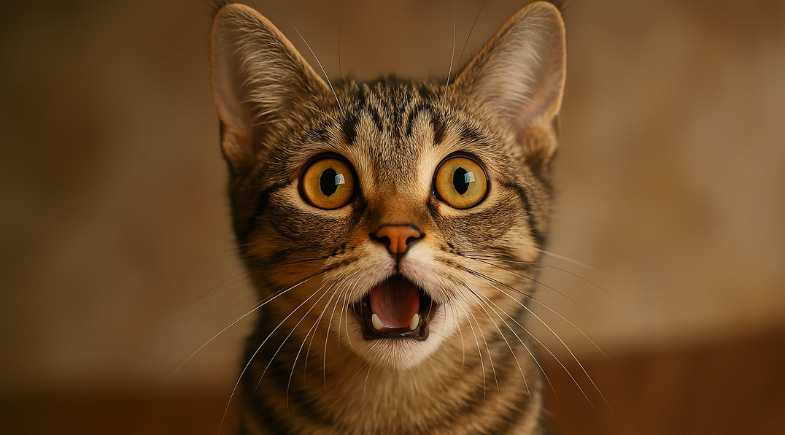
#> input picture imagens/gato.jpg, 785 x 435 px
$ jupyter execute --allow-errors 10_trabalhando_com_imagens.ipynb   (shell and % lines are left out)
#> lines starting #> are read from the running program, lines starting #| are printed output that depends on the picture
# Introdução À Visão Computacional

**Autor(a):** Carolina Nascimento

**Data:** 19/03/2026

**Objetivo:** Este notebook tem como objetivo explicar os conceitos básicos de visão computacional e dar os primeiros passos utilizando a biblioteca OpenCV (cv2) em Python.

## O que é Visão Computacional?
Visão Computacional é uma área da Inteligência Artificial que permite que computadores interpretem e entendam imagens e vídeos.

Aplicações comuns:
- Reconhecimento facial
- Detecção de objetos
- Carros autônomos
- Análise médica (raios-x, tomografias)

### bibliotecas:
para lidar com imagens vamos usar bibliotecas expecificas como  `opencv-python` e `scikit-image`

EXERCÍCIO:
Pesquise sobre as bibliotecas eescreva brevemente o que cada uma faz:

SUA RESPOSTA:

[cell 1]

import cv2
import numpy as np
import matplotlib.pyplot as plt

primeiro vamos abrir uma imagem.

[cell 2]
imagem = cv2.imread('imagens/gato.jpg')
#> imagem is the input picture: shape (435, 785, 3); mean B, G, R 40.1, 74.7, 107.5

# usando a biblioteca plt para mostrar a imagem
plt.imshow(imagem)
plt.show

Tem alguma coisa estranha na imagem? talvez as cores estejam trocadas? Bom isso acontece por que a biblioteca cv2 carrega a imagem em BGR e a biblioteca plt espera uma imagem em RGB, cada biblioteca usa uma ordem diferente de canais de cor.

### 🌈 O que são canais de cor?
As letras representam:

- R (Red) → vermelho
- G (Green) → verde
- B (Blue) → azul

Cada pixel da imagem é formado por esses 3 valores. [255, 0, 0] = muito vermelho, zero verde e zero azul. => com essas misturas criamos as cores.

Voltando para o problema das bibliotecas *BGR vs RGB*
- cv2 (OpenCV) usa: [Blue, Green, Red]  # BGR
- matplotlib (plt) espera: [Red, Green, Blue]  # RGB

para resolver vamos fazer uma conversão:

[cell 3]
imagem_rgb = cv2.cvtColor(imagem, cv2.COLOR_BGR2RGB)
plt.imshow(imagem_rgb)
plt.axis('off') #tira os numeros do lado da imagem

mas agora entendemos como cada biblioteca entende as cores, mas para o computador o que é uma imagem?

EXERCICIO:
Responda com suas palavras o que é uma imagem?

SUA RESPOSTA:

#### Para o computador uma imagem é um array (matriz) de números.
Não existe: 'forma', 'cor', 'sombra', 'contraste' ... Isso tudo é interpretação humana. Para o computador, são apenas valores numéricos organizados em uma estrutura.
Vamos voltar para o mais simples, uma imagem em escala de cinza:

[cell 4]
[
 [  0,  50, 200],
 [ 30, 100, 255],
 [ 80, 120, 180]
]

<div style="display: flex; align-items: start; gap: 20px;">

<div style="width: 300px; min-width: 480px;">
<p>Cada posição = 1 pixel </p>
<p>Cada valor = intensidade de luz</p>

`0` -> preto
`255` -> branco
</div>
</div>

> Porque de 0 a 255 ? As matrizes numpy são tipo `uint8` Isso significa **Unsigned Integer de 8 bits** (Inteiro sem sinal de 8 bits). Um número de 8 bits pode armazenar valores de $0$ até $2^{8}-1$, ou seja, **0 a 255**. É por isso que os pixels têm exatamente esse limite de intensidade!

>⚠️ **Atenção:** Se você tiver um pixel com valor 250 e somar 10 a ele usando matemática básica do Numpy, como o limite é 255, ele pode mudar drasticamente devido ao que chamamos de `overflow` (ou seja, ele 'dá a volta' e recomeça a contar a partir de 0, assumindo um valor baixo como 4 em vez de 260). Fique atento a isso quando for clarear imagens no futuro!

[cell 5]
# vamos testar
# Carregar imagem já em escala de cinza
imagem_gray = cv2.imread('imagens/gato.jpg', cv2.IMREAD_GRAYSCALE)
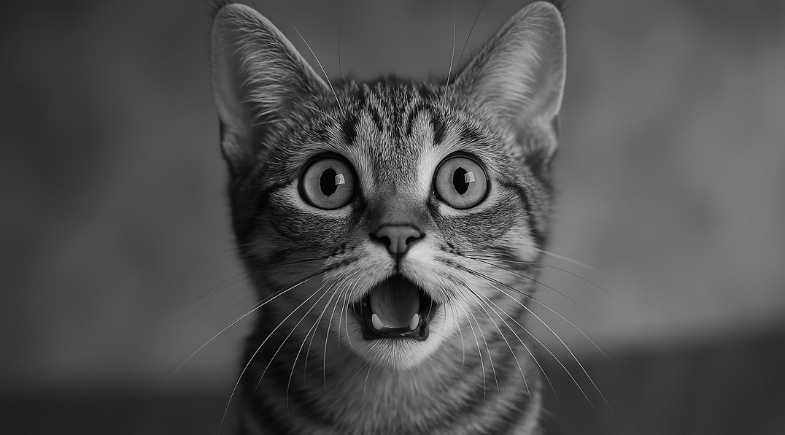
#> imagem_gray: shape (435, 785); min 0, max 248, mean 80.6
plt.imshow(imagem_gray, cmap='gray')
plt.axis('off')
plt.show()

[cell 6]
# o que o computador vê

print(imagem_gray)
#> (printed output is left out)

print('--------------------------------')

print("Tipo: ",type(imagem_gray))
#| Tipo:  <class 'numpy.ndarray'>
print("Forma: ",imagem_gray.shape)
#| Forma:  (435, 785)
print("Um pixel: ",imagem_gray[0, 0])  # valor de um pixel
#| Um pixel:  34

Mas e as Imagens coloridas 🌈  ?
quando lidamos com imagens coloridas estamso lidando com uma matriz em 3D, *altura x largura x canais*, onde cada canal corresponde a uma cor(RGB).

<div style="display: flex; align-items: start; gap: 20px;">

<div style="width: 300px; min-width: 80px;">
É commo se os 3 canais de cor sobrepostos misturacem a intenciade de cada um monstrando a cor que aquele pixel deveria ter
</div>
</div>

[cell 7]
# Carregar imagem (colorida por padrão)
imagem = cv2.imread('imagens/gato.jpg')

# Converter de BGR → RGB
imagem_rgb = cv2.cvtColor(imagem, cv2.COLOR_BGR2RGB)

# Exibir
plt.imshow(imagem_rgb)
plt.axis('off')
plt.show()

[cell 8]
# e agora o que o computador vê?

print(imagem_rgb)
#> (printed output is left out)

print('--------------------------------')

print("Tipo: ",type(imagem_rgb))
#| Tipo:  <class 'numpy.ndarray'>
print("Forma: ",imagem_rgb.shape)
#| Forma:  (435, 785, 3)
print("Um pixel: ",imagem_rgb[0, 0])  # valor de um pixel
#| Um pixel:  [48 32  9]

## O que podemos fazer com essas matrizes?
Agora que entendemos que as imagens são matrizes numpy, podemos manipulá-las usando operações normais de Python/Numpy e funções úteis do OpenCV.

### 1. Recortes (Cropping)
Como a imagem é uma matriz, podemos recortar uma parte dela (uma Região de Interesse - ROI) selecionando apenas as linhas e colunas desejadas.

[cell 9]
imagem_rgb

[cell 10]
# Supondo que queremos recortar da linha 10 até a 150 e coluna 10 até 150
recorte = imagem_rgb[100:250, 280:500] #Recorte: [y_inicial:y_final, x_inicial:x_final]
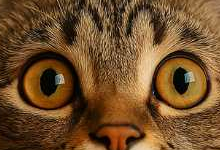
#> recorte: shape (150, 220, 3); mean R, G, B 112.5, 77.9, 42.3

plt.imshow(recorte)
plt.show()

### 2. Desenhando na Imagem
Podemos usar o OpenCV para desenhar círculos, retângulos e textos. Isso é muito útil para destacar objetos (como rostos detectados).

[cell 11]
# Fazemos uma cópia para não alterar a original
imagem_desenho = imagem_rgb.copy()

# Desenhando um retângulo vermelho (imagem, pt1, pt2, cor(RGB), espessura)
cv2.rectangle(imagem_desenho, (10, 100), (100, 160), (255, 0, 0), 3)

# Escrevendo um texto
cv2.putText(imagem_desenho, 'OI!', (10, 150), cv2.FONT_HERSHEY_DUPLEX, 2, (255, 255, 255), 5)
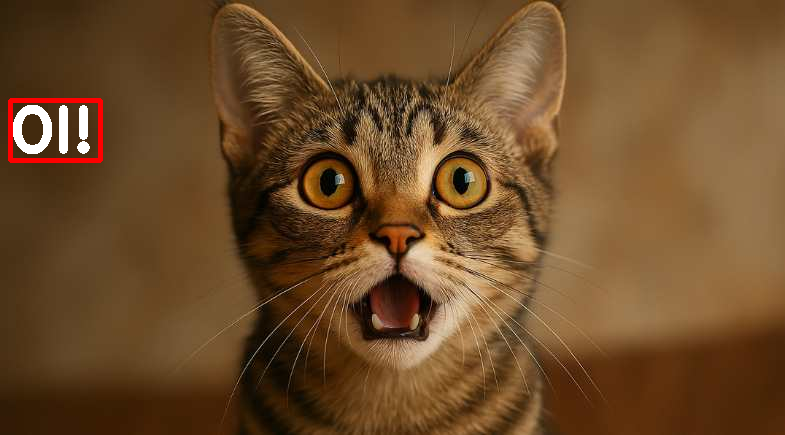
#> imagem_desenho: shape (435, 785, 3); mean R, G, B 109.3, 75.7, 41.3

plt.imshow(imagem_desenho)
plt.show()

EXERCICIO:
coloque o quadrado vermelho ao redor do rosto do gato.

[cell 12]
imagem_desenho2 = imagem_rgb.copy()
# dica mude as cordenadas, os numeros ao redor da imagem podem ajudar.
cv2.rectangle(imagem_desenho2, (10, 100), (100, 160), (255, 0, 0), 3)


plt.imshow(imagem_desenho2)
plt.show()

### 3. Redimensionamento Geométrico
Frequentemente precisamos alterar o tamanho da imagem para que os modelos de Inteligência Artificial consigam processá-la.

[cell 13]
nova_largura = 200
nova_altura = 50
imagem_redimensionada = cv2.resize(imagem_rgb, (nova_largura, nova_altura))
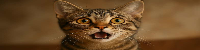
#> imagem_redimensionada: shape (50, 200, 3); mean R, G, B 107.5, 74.7, 40.1

print("Novo shape:", imagem_redimensionada.shape)
#| Novo shape: (50, 200, 3)
plt.imshow(imagem_redimensionada)

plt.axis('off')
plt.show()

### 4. Realce de imagem e filtros
Muitas vezes, a imagem que capturamos de uma câmera ou de um dataset não está com a iluminação ideal. Filtros e técnicas de realce nos ajudam a "limpar" a imagem para que os algoritmos de detecção (ou mesmo nós, humanos) possamos enxergar melhor os detalhes. Vamos explorar três técnicas focadas principalmente no uso sobre matrizes em escala de cinza:

#### 4.1 Equalização de Histogramas
**Para que serve?** Serve para aumentar de forma "bruta" o contraste *global* da imagem. Se uma imagem está muito escura ou muito clara (com os valores de pixel agrupados todos num espaço pequeno da escala de 0 a 255), a equalização abre e distribui essas intensidades preenchendo o espectro inteiro.

**Onde usar?** Quando a imagem tem baixo contraste e você precisa evidenciar detalhes (muito comum para recuperar radiografias escuras, por exemplo).

[cell 14]
# A equalização simples atua em imagens de 1 canal (nossa imagem_gray)
imagem_equalizada = cv2.equalizeHist(imagem_gray)
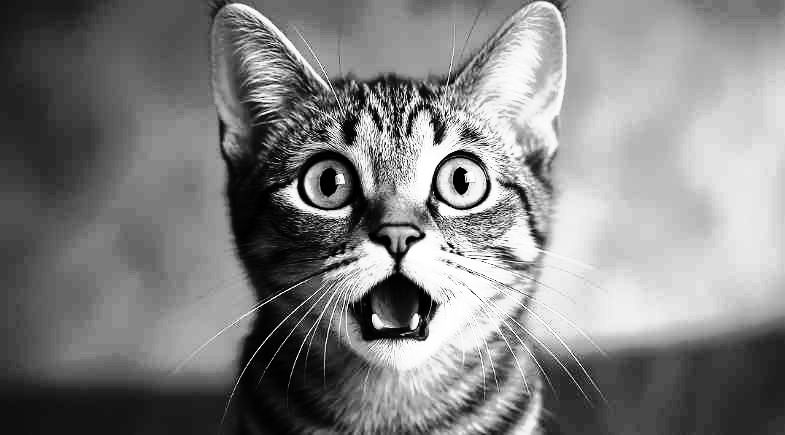
#> imagem_equalizada: shape (435, 785); min 0, max 255, mean 128.8

plt.figure(figsize=(10, 5))
plt.subplot(1, 2, 1)
plt.imshow(imagem_gray, cmap='gray')
plt.title('Original (Baixo Contraste)')
plt.axis('off')

plt.subplot(1, 2, 2)
plt.imshow(imagem_equalizada, cmap='gray')
plt.title('Equalização Global')
plt.axis('off')
plt.show()

#### 4.2 CLAHE (Contrast Limited Adaptive Histogram Equalization)
**Para que serve?** Diferente da equalização anterior que reajusta a imagem inteira de forma única, o CLAHE é um algoritmo esperto que divide a imagem em pequenos blocos (padrão 8x8) equalizando o contraste *localmente* dentro de cada bloquinho. O "Contrast Limited" impede o contraste extremo, evitando amplificação do ruído.

**Onde usar?** Quando uma imagem tem regiões intensamente iluminadas e, ao mesmo tempo, regiões profundas de sombra. Se usássemos a equalização global, algumas partes "estourariam". O CLAHE recupera o contraste local mantendo a harmonia.

[cell 15]
# Cria o objeto CLAHE limitando o contraste (clipLimit) e definindo os blocos
clahe = cv2.createCLAHE(clipLimit=2.0, tileGridSize=(8,8))
imagem_clahe = clahe.apply(imagem_gray)
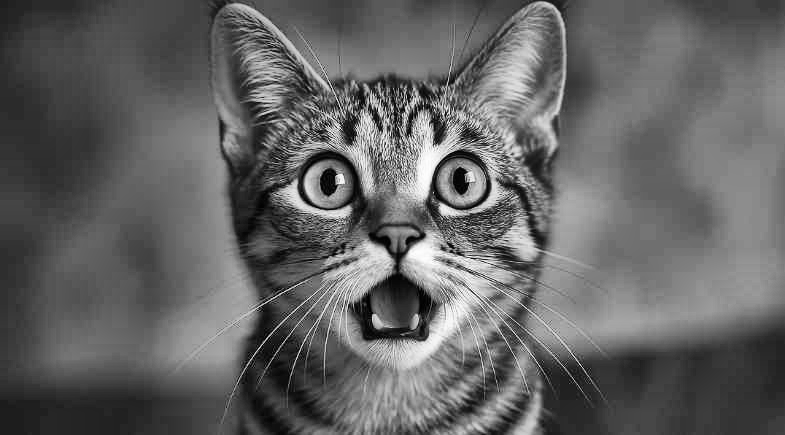
#> imagem_clahe: shape (435, 785); min 0, max 255, mean 99.4

plt.imshow(imagem_clahe, cmap='gray')
plt.title('CLAHE (Adaptativa)')
plt.axis('off')
plt.show()

#### 4.3 Limiarização Adaptativa (Adaptive Threshold)
**Para que serve?** O Threshold transforma a imagem de cinza em uma imagem **Binária** (estritamente Preto e Branco (0 e 255)). Ao invés de usar uma única linha de corte para a imagem toda, ele avalia as proximidades vizinhas de cada pixel para entender se ele deve virar preto ou branco perante aquele contexto local!

**Onde usar?** É extremamente vital em leitura de documentos (OCR), decodificação de códigos de barras ou placas de carro sob sombras fortes ou variações de iluminação, garantindo que o texto/objeto não se perca inteiramente com a claridade desigual.

Três parâmetros importantes no `cv2.adaptiveThreshold`:
* **adaptiveMethod**: Forma do cálculo adaptativo. Pode ser a média da vizinhança (`cv2.ADAPTIVE_THRESH_MEAN_C`) ou soma ponderada gaussiana (`cv2.ADAPTIVE_THRESH_GAUSSIAN_C`).
* **blockSize**: Tamanho da sub-região de pixels usada para calcular (ex: 11x11, sempre ímpar).
* **C**: Valor constante subtraído da média. Reduz um pouco os falsos positivos de limiarização.

[cell 16]
# Parâmetros: imagem, max_value, adaptive_method, threshold_type, block_size, C
limiar_adaptativo = cv2.adaptiveThreshold(
    imagem_gray,
    255,
    cv2.ADAPTIVE_THRESH_GAUSSIAN_C,
    cv2.THRESH_BINARY,
    11,
    2
)
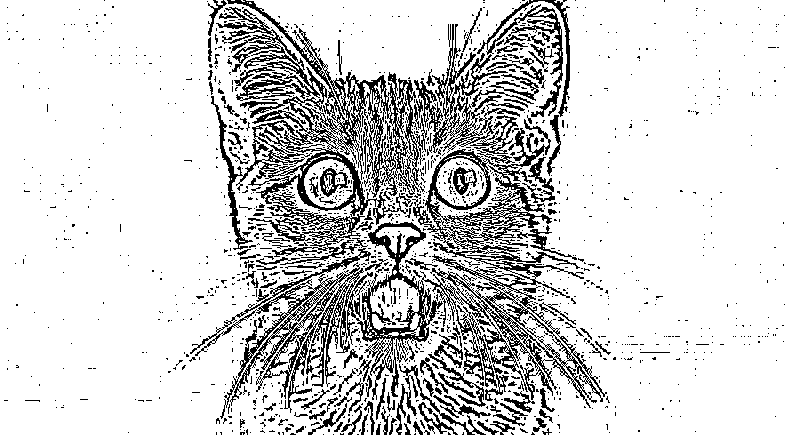
#> limiar_adaptativo: shape (435, 785); 83.1% white; black in thin lines or dots

plt.imshow(limiar_adaptativo, cmap='gray')
plt.title('Limiarização Binária (Adaptive Threshold)')
plt.axis('off')
plt.show()
